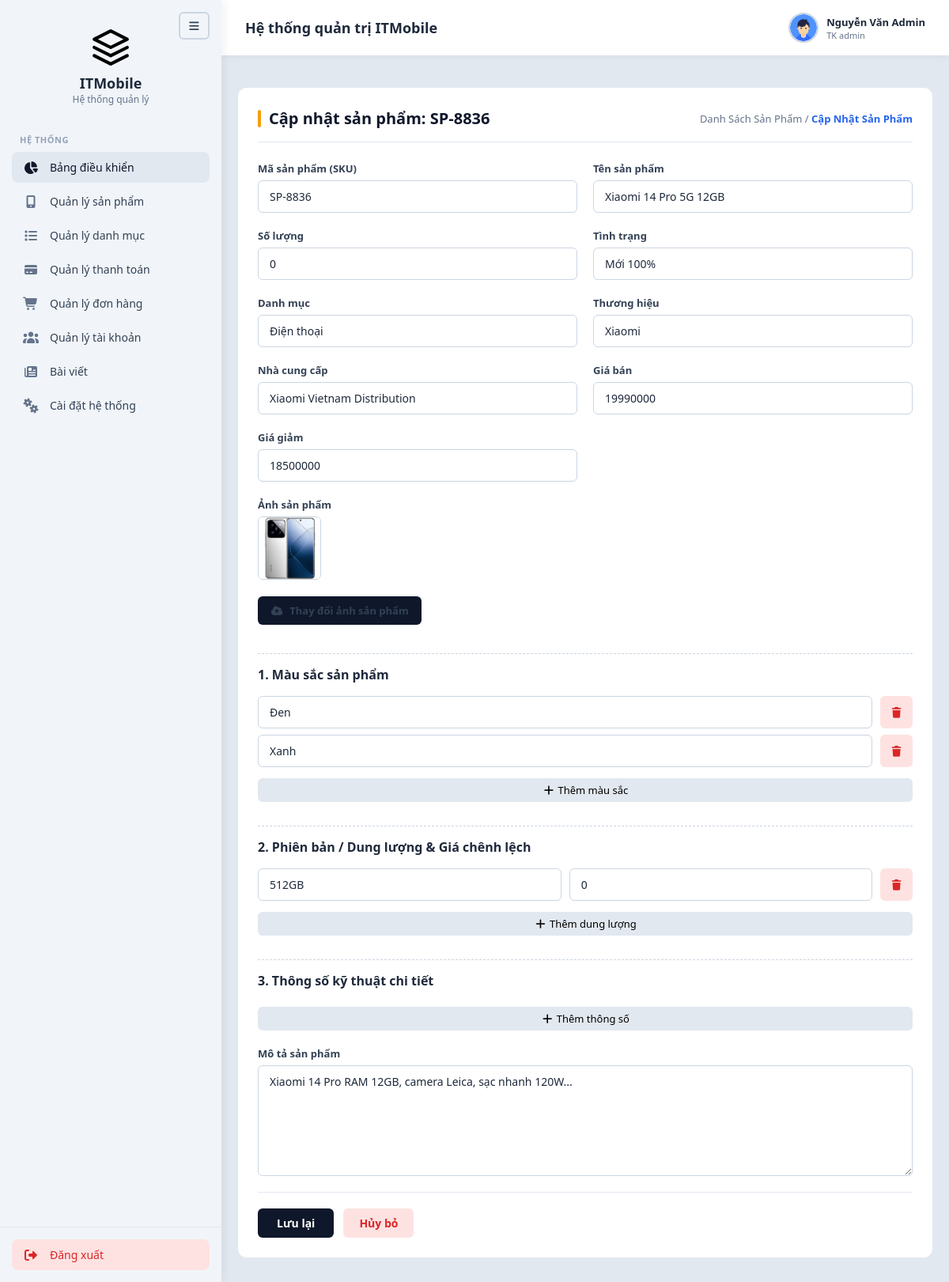
Page /Web_site/admin/capnhatsp.php?id=16 (signed in) on the earlier database version.
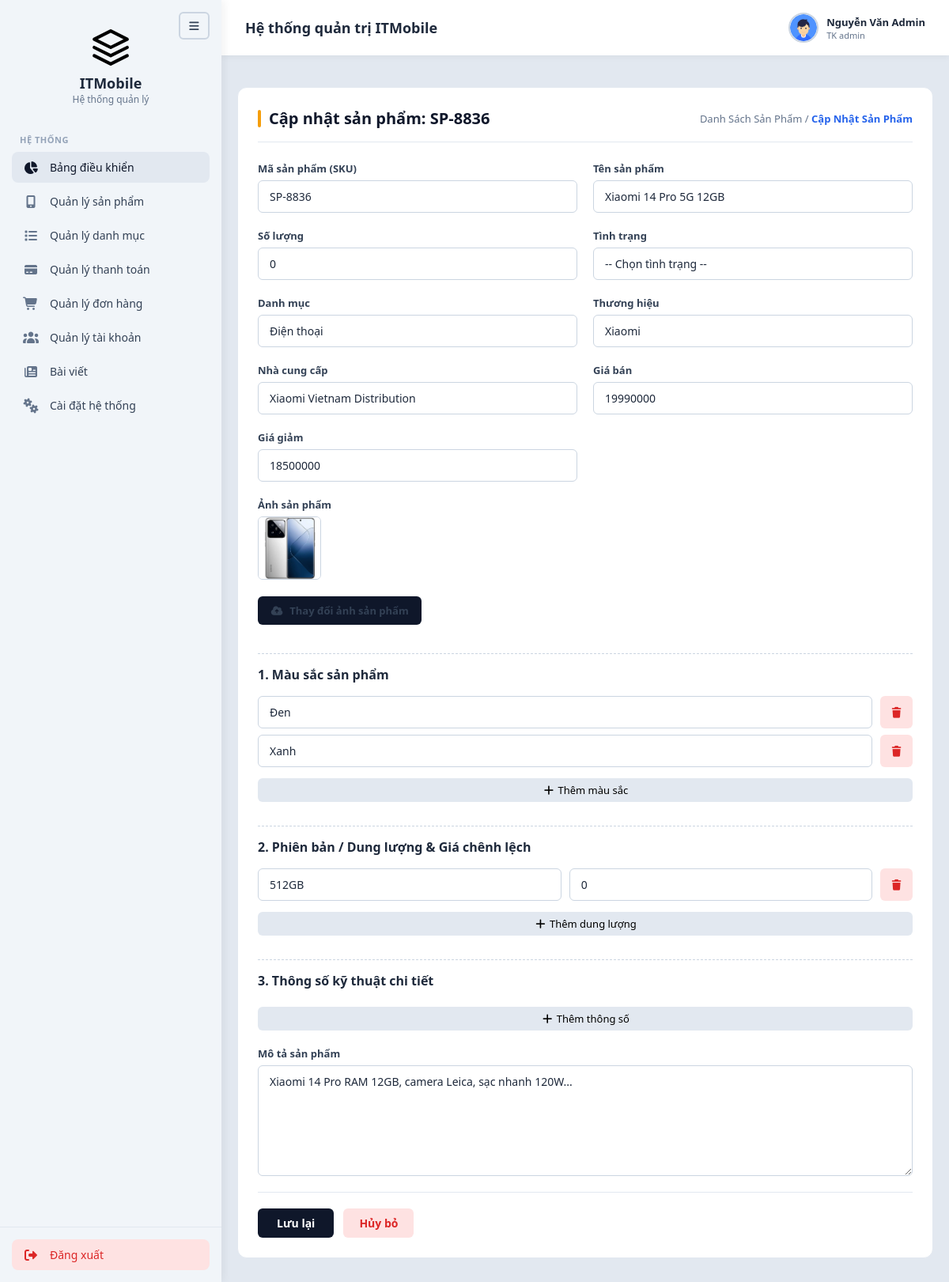
Same page on the later database version.
### tables this page shows
CREATE TABLE products (
    id             INT AUTO_INCREMENT PRIMARY KEY,
    sku            VARCHAR(20)  NOT NULL UNIQUE,          
    category_id    INT NOT NULL,
    brand_id       INT NOT NULL,
    supplier_id    INT DEFAULT NULL,
    name           VARCHAR(200) NOT NULL,
    description    TEXT,
    price          DECIMAL(12,0) NOT NULL,                
    sale_price     DECIMAL(12,0) DEFAULT NULL,            
    cost_price     DECIMAL(12,0) DEFAULT 0,               
    stock          INT NOT NULL DEFAULT 0,                
    condition_text VARCHAR(50) DEFAULT 'Moi 100%',        
    image          VARCHAR(255),
    is_new         TINYINT(1) DEFAULT 0,                  
    is_featured    TINYINT(1) DEFAULT 0,                  
    is_bestseller  TINYINT(1) DEFAULT 0,                  
    status         TINYINT(1) DEFAULT 1,                  
    created_at     TIMESTAMP DEFAULT CURRENT_TIMESTAMP,
    updated_at     TIMESTAMP DEFAULT CURRENT_TIMESTAMP ON UPDATE CURRENT_TIMESTAMP,
    FOREIGN KEY (category_id) REFERENCES categories(id),
    FOREIGN KEY (brand_id)    REFERENCES brands(id),
    FOREIGN KEY (supplier_id) REFERENCES suppliers(id) ON DELETE SET NULL,
    INDEX idx_price (price),
    INDEX idx_name (name)
);

CREATE TABLE categories (
    id             INT AUTO_INCREMENT PRIMARY KEY,
    category_code  VARCHAR(20)  NOT NULL UNIQUE,          
    parent_id      INT DEFAULT NULL,
    name           VARCHAR(100) NOT NULL,
    slug           VARCHAR(100) NOT NULL UNIQUE,
    icon           VARCHAR(50),                           
    image          VARCHAR(255),                          
    description    TEXT,                                  
    sort_order     INT DEFAULT 0,
    status         TINYINT(1) DEFAULT 1,
    FOREIGN KEY (parent_id) REFERENCES categories(id) ON DELETE SET NULL
);

CREATE TABLE brands (
    id    INT AUTO_INCREMENT PRIMARY KEY,
    name  VARCHAR(100) NOT NULL UNIQUE
);

CREATE TABLE suppliers (
    id       INT AUTO_INCREMENT PRIMARY KEY,
    name     VARCHAR(150) NOT NULL,
    phone    VARCHAR(15),
    email    VARCHAR(100),
    address  VARCHAR(255)
);

### Web_site/admin/xyly/xuly.php (called while the page is built, shortened)
<?php
class xuly extends csdltmdt
{
    public function xuatdulieu($sql)
    {
        $arr = array();
        $link = $this->connect();
        if ($link) {
            $result = $link->query($sql);
            if ($result && $result->num_rows > 0) {
                while ($row = $result->fetch_assoc()) {
                    $arr[] = $row;
                }
            }
        }
        return $arr;
    }
}

### Web_site/admin/capnhatsp.php (the view, shortened to what the changed rows need)
<?php
include("xyly/xuly.php");
$db = new xuly();
$layid = isset($_REQUEST['id']) ? intval($_REQUEST['id']) : 0;
$product_info = $db->xuatdulieu("SELECT * FROM products WHERE id = '$layid' LIMIT 1");
if (!empty($product_info)) {
    $row            = $product_info[0];
    $sku            = $row['sku'];
    $product_name   = $row['name'];
    $category_id    = $row['category_id'];
    $brand_id       = $row['brand_id'];
    $supplier_id    = $row['supplier_id'];
    $stock          = $row['stock'];
    $price          = $row['price'];
    $sale_price     = $row['sale_price'];
    $condition_text = $row['condition_text'];
    $description    = $row['description'];
    $image          = $row['image'];
}
$categories = $db->xuatdulieu("SELECT id, name FROM categories WHERE status = 1");
$brands     = $db->xuatdulieu("SELECT id, name FROM brands");
$suppliers  = $db->xuatdulieu("SELECT id, name FROM suppliers");
include("includes/header.php");
include("includes/navbar.php");
?>
<main class="main-content" style="margin-top: 20px;">
    <div class="form-scroll-container" style="background-color: white; padding: 25px; border-radius: 12px;">
        <div class="product-header-wrap">
            <div class="product-title-area">
                <h1>Cập nhật sản phẩm: <?php echo htmlspecialchars($sku); ?></h1>
            </div>
        </div>
        <form id="updateProductForm" action="" method="POST" enctype="multipart/form-data">
            <div class="product-form-grid">
                <div class="product-field-group">
                    <label>Mã sản phẩm (SKU)</label>
                    <input type="text" name="product_code" class="product-input" value="<?php echo htmlspecialchars($sku); ?>" readonly style="background-color: #f1f5f9; cursor: not-allowed;" required>
                </div>
                <div class="product-field-group">
                    <label>Tên sản phẩm</label>
                    <input type="text" name="product_name" class="product-input" value="<?php echo htmlspecialchars($product_name); ?>" placeholder="Nhập tên sản phẩm..." required>
                </div>
                <div class="product-field-group">
                    <label>Số lượng</label>
                    <input type="number" name="quantity" class="product-input" value="<?php echo intval($stock); ?>" min="0" required>
                </div>
                <div class="product-field-group">
                    <label>Tình trạng</label>
                    <select name="condition_text" class="product-input" required>
                        <option value="">-- Chọn tình trạng --</option>
                        <option value="Mới 100%" <?php echo ($condition_text === 'Mới 100%') ? 'selected' : ''; ?>>Mới 100%</option>
                    </select>
                </div>
                <div class="product-field-group">
                    <label>Danh mục</label>
                    <select name="category_id" class="product-input" required>
                        <?php foreach ($categories as $cat): ?>
                            <option value="<?php echo $cat['id']; ?>" <?php echo ($category_id == $cat['id']) ? 'selected' : ''; ?>>
                                <?php echo htmlspecialchars($cat['name']); ?>
                            </option>
                        <?php endforeach; ?>
                    </select>
                </div>
                <div class="product-field-group">
                    <label>Thương hiệu</label>
                    <select name="brand_id" class="product-input" required>
                        <?php foreach ($brands as $brand): ?>
                            <option value="<?php echo $brand['id']; ?>" <?php echo ($brand_id == $brand['id']) ? 'selected' : ''; ?>>
                                <?php echo htmlspecialchars($brand['name']); ?>
                            </option>
                        <?php endforeach; ?>
                    </select>
                </div>
                <div class="product-field-group">
                    <label>Nhà cung cấp</label>
                    <select name="supplier_id" class="product-input">
                        <?php foreach ($suppliers as $sup): ?>
                            <option value="<?php echo $sup['id']; ?>" <?php echo ($supplier_id == $sup['id']) ? 'selected' : ''; ?>>
                                <?php echo htmlspecialchars($sup['name']); ?>
                            </option>
                        <?php endforeach; ?>
                    </select>
                </div>
                <div class="product-field-group">
                    <label>Giá bán</label>
                    <input type="text" name="price" class="product-input" value="<?php echo $price; ?>" placeholder="0 đ" required>
                </div>
                <div class="product-field-group">
                    <label>Giá giảm</label>
                    <input type="text" name="discount_price" class="product-input" value="<?php echo $sale_price; ?>" placeholder="0 đ">
                </div>
                <div class="product-field-group span-4">
                    <div style="margin-bottom: 10px;">
                        <?php if (!empty($image)): ?>
                            <img src="../uploads/imagesanpham/<?php echo htmlspecialchars($image); ?>" alt="Product Image" class="product-img" style="width: 80px; height: 80px; object-fit: cover; border-radius: 6px; border: 1px solid #cbd5e1;">
                        <?php else: ?>
                            <span style="color: #64748b; font-style: italic;">Chưa có ảnh sản phẩm</span>
                        <?php endif; ?>
                    </div>
                </div>
                <div class="product-field-group span-4">
                    <label>Mô tả sản phẩm</label>
                    <textarea name="description" class="product-input" placeholder="Nhập mô tả chi tiết sản phẩm..."><?php echo htmlspecialchars($description); ?></textarea>
                </div>
            </div>
        </form>
    </div>
</main>
<?php
include("includes/footer.php");
?>

Differences in the rows shown:
changed products "SP-8836": condition_text "Mới 100%" → (not shown)
Other differences:
form field condition_text: (not shown) → "-- Chọn tình trạng --"
